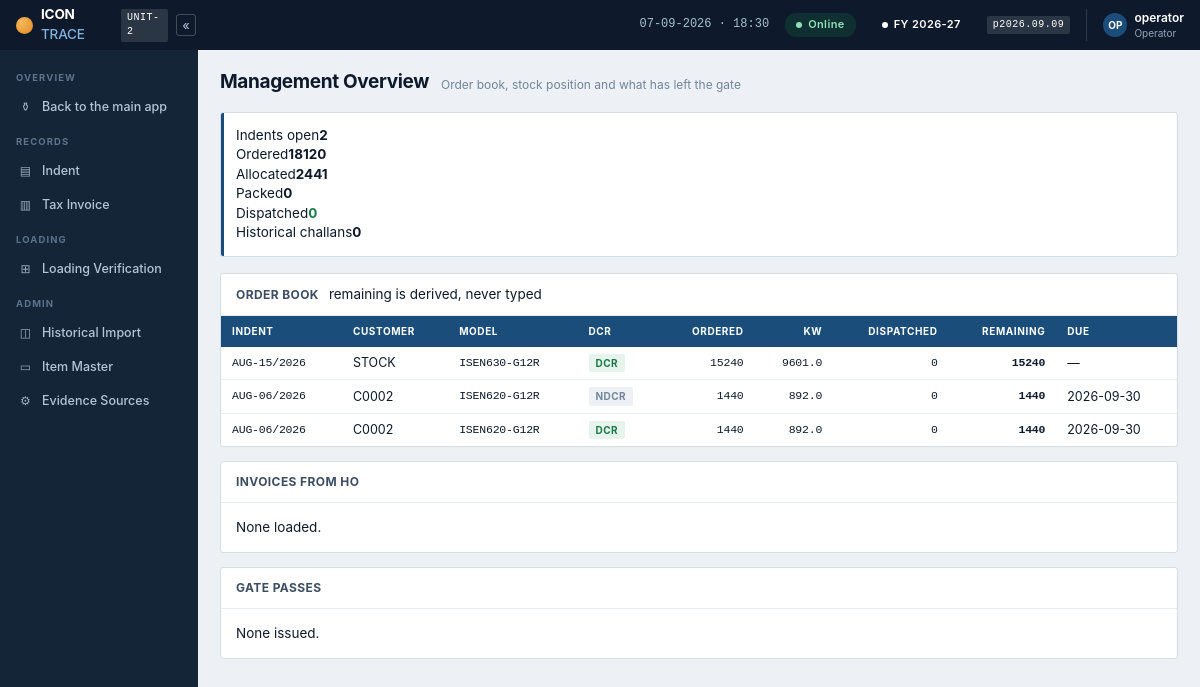
Before: /mgmt with the older database file.
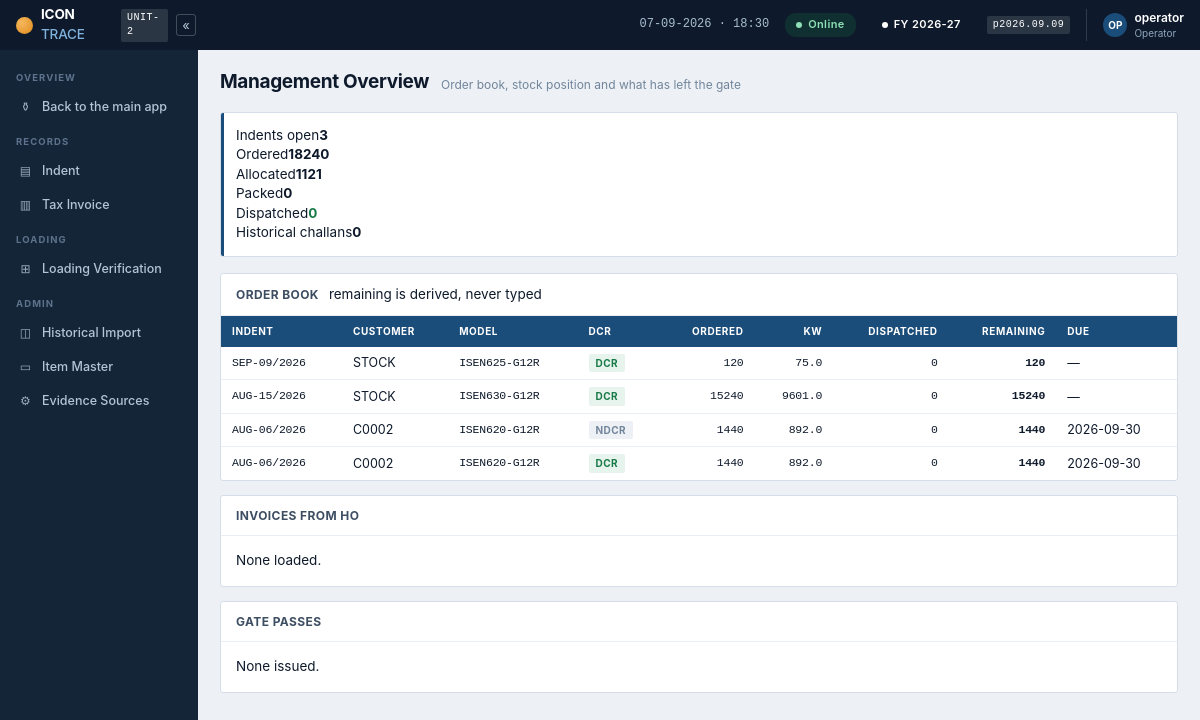
After: the same page with the newer database file.
### tables this page shows
CREATE TABLE indent_line (
  indent_line_id INTEGER PRIMARY KEY AUTOINCREMENT,
  indent_id      INTEGER      NOT NULL,
  line_no        INTEGER    NOT NULL,

  item_description TEXT NOT NULL,   -- exactly as written on the form
  -- so the line points at an ITEM, and the cell type comes with it.
  item_code      TEXT  NULL,
  model          TEXT  NOT NULL,     -- must exist in the model master
  wattage        INT          NOT NULL,
  qty            INT          NOT NULL,

  -- Store-declared REQUIREMENTS, stated before material issue. They are not
  -- derived from the materials chosen - the store needs the instruction
  -- first. Keeping them independent is what makes the cross-check possible:
  -- indent says DCR + materials issued say NDCR = refuse.
  dcr            TEXT NOT NULL,
  arc            TEXT NULL,

  -- From "PALLET PACKING (36nos x 1)". NULL means use the unit ceiling,
  -- which comes from frame thickness (Unit-2 30mm = 36). Must never exceed
  -- it - a physically impossible instruction is refused at entry, not
  -- discovered at packing.
  pallet_qty     INTEGER     NULL,

  line_note      TEXT NULL,
  UNIQUE (indent_id, line_no),
  CONSTRAINT fk_il_indent FOREIGN KEY (indent_id)
    REFERENCES indent (indent_id)
);

CREATE TABLE indent (
  indent_id     INTEGER PRIMARY KEY AUTOINCREMENT,
  indent_no     TEXT  NOT NULL,        -- e.g. AUG-05/2026
  indent_date   TEXT         NOT NULL,
  customer      TEXT NOT NULL,
  area          TEXT  NULL,
  lot_name      TEXT  NULL,      -- optional, Humesh's request

  -- Icon's own vocabulary, from the Jan-2025 SRS. Do not invent new terms:
  --   make_to_stock  = "Common Items"     - fulfil from General Stock
  --   make_to_order  = "Un-Common Items"  - built to a customer spec
  -- Borosil is make_to_order (own labels, no Icon logo). AGNI is
  -- make_to_stock. This is a SEPARATE axis from pre/post-shared, which is
  -- only about when the serial is disclosed.
  build_type    TEXT NOT NULL
                DEFAULT 'make_to_stock',

  -- The paper form says things like "NEXT WEEK". Keep what was written for
  -- the record, but store a real date so it can be sorted and chased.
  delivery_by   TEXT         NULL,
  delivery_text TEXT NULL,

  special_instructions TEXT  NULL,
  prepared_by   TEXT  NULL,            -- e.g. Akansha Reddy
  approved_by   TEXT  NULL,            -- Marketing HOD
  form_no       TEXT  NOT NULL DEFAULT 'IS-HO-MRK-FM-03',

  pdf_path      TEXT NULL,            -- file on disk, never a BLOB
  pdf_sha256    TEXT     NULL,

  status        TEXT NOT NULL DEFAULT 'open',
  closed_reason TEXT NULL,
  created_at    TEXT     NOT NULL DEFAULT CURRENT_TIMESTAMP,
  created_by    TEXT  NOT NULL,
  UNIQUE (indent_no)
);

### app.py (the view)
@app.route("/mgmt")
def mgmt():
    with db.conn() as (cx, cur):
        f = db.production_funnel(cur)
        indents = db.recent_indents(cur)
        prog = db.indent_progress(cur)
        inv = db.recent_invoices(cur)
        gps = db.gatepasses(cur)
        stats = db.import_stats(cur)
    return render_template("mgmt.html", f=f, indents=indents, prog=prog,
                           invoices=inv, gatepasses=gps, stats=stats)

### app.py (called while the page is built)
def build_id():
    h = hashlib.sha256()
    for name in BUILD_FILES:
        for folder in (BASE, os.path.join(BASE, "static"),
                       os.path.join(BASE, "templates")):
            p = os.path.join(folder, name)
            if os.path.exists(p):
                h.update(str(os.path.getmtime(p)).encode())
                h.update(str(os.path.getsize(p)).encode())
                break
    return h.hexdigest()[:10]

@app.after_request
def no_store(resp):
    ct = resp.headers.get("Content-Type", "")
    if "text/html" in ct or "application/json" in ct:
        resp.headers["Cache-Control"] = "no-store, no-cache, must-revalidate, max-age=0"
        resp.headers["Pragma"] = "no-cache"
        resp.headers["Expires"] = "0"
        resp.headers["X-Icon-Build"] = build_id()
    return resp

def actor():
    return session.get("user", "operator")

### db.py (called while the page is built)
def available():
    return True

def fin_year(d=None):
    d = d or datetime.date.today()
    return d.year if d.month >= 4 else d.year - 1

def fy_label(fy):
    return "%d-%02d" % (fy, (fy + 1) % 100)

### store.py (called while the page is built)
def _row_factory(cursor, row):
    return {d[0]: row[i] for i, d in enumerate(cursor.description)}

### templates/mgmt.html
{% extends "base.html" %}{% set nav='mgmt' %}
{% block body %}
<div class="pg"><h2>Management Overview</h2>
  <p>Order book, stock position and what has left the gate</p></div>
<div class="kpi" style="margin-bottom:16px">
  <div><span>Indents open</span><b>{{ indents|length }}</b></div>
  <div><span>Ordered</span><b>{{ prog | sum(attribute='ordered_qty') }}</b></div>
  <div><span>Allocated</span><b>{{ f.allocated }}</b></div>
  <div><span>Packed</span><b>{{ f.packed }}</b></div>
  <div><span>Dispatched</span><b style="color:var(--pass)">{{ f.dispatched }}</b></div>
  <div><span>Historical challans</span><b>{{ stats.challans }}</b></div>
</div>
<div class="card"><div class="card-h"><h3>Order book</h3>
  <span class="sp hint">remaining is derived, never typed</span></div>
{% if prog %}<table>
<thead><tr><th>Indent</th><th>Customer</th><th>Model</th><th>DCR</th>
<th style="text-align:right">Ordered</th><th style="text-align:right">KW</th>
<th style="text-align:right">Dispatched</th><th style="text-align:right">Remaining</th>
<th>Due</th></tr></thead><tbody>
{% for p in prog %}<tr><td class="mono">{{ p.indent_no }}</td><td>{{ p.customer }}</td>
<td class="mono">{{ p.model }}</td>
<td><span class="tag {{ 't-pass' if p.dcr=='DCR' else 't-mute' }}">{{ p.dcr }}</span></td>
<td style="text-align:right" class="mono">{{ p.ordered_qty }}</td>
<td style="text-align:right" class="mono">{{ p.ordered_kw }}</td>
<td style="text-align:right" class="mono">{{ p.dispatched_qty }}</td>
<td style="text-align:right" class="mono"><b>{{ p.remaining_qty }}</b></td>
<td>{{ p.delivery_by or '—' }}</td></tr>{% endfor %}
</tbody></table>{% else %}<div class="card-b hint">No indents yet.</div>{% endif %}</div>
<div class="card"><div class="card-h"><h3>Invoices from HO</h3></div>
{% if invoices %}<table>
<thead><tr><th>Invoice</th><th>Date</th><th>Buyer</th><th>Model</th>
<th style="text-align:right">Declared</th></tr></thead><tbody>
{% for i in invoices %}<tr><td class="mono">{{ i.invoice_no }}</td>
<td>{{ i.invoice_date or '—' }}</td><td>{{ i.buyer_name }}</td>
<td class="mono">{{ i.declared_model }}</td>
<td style="text-align:right" class="mono">{{ i.declared_qty }}</td></tr>{% endfor %}
</tbody></table>{% else %}<div class="card-b hint">None loaded.</div>{% endif %}</div>
<div class="card"><div class="card-h"><h3>Gate passes</h3></div>
{% if gatepasses %}<table>
<thead><tr><th>Number</th><th>Date</th><th>Type</th><th>Party</th><th>Material</th></tr></thead>
<tbody>{% for g in gatepasses %}<tr><td class="mono">{{ g.gp_no }}</td><td>{{ g.gp_date }}</td>
<td><span class="tag {{ 't-rev' if g.kind=='RGP' else 't-mute' }}">{{ g.kind }}</span></td>
<td>{{ g.party }}</td><td>{{ g.description }}</td></tr>{% endfor %}</tbody>
</table>{% else %}<div class="card-b hint">None issued.</div>{% endif %}</div>
{% endblock %}

Changed rows visible on the page:
added indent_line: indent_no "SEP-09/2026", customer "STOCK", model "ISEN625-G12R", dcr "DCR", ordered_qty "120", ordered_kw "75.0", dispatched_qty "0", remaining_qty "120", delivery_by "—"
Other visible differences:
{{ indents|length }}: "2" → "3"
{{ prog | sum(attribute='ordered_qty') }}: "18120" → "18240"
{{ f.allocated }}: "2441" → "1121"
